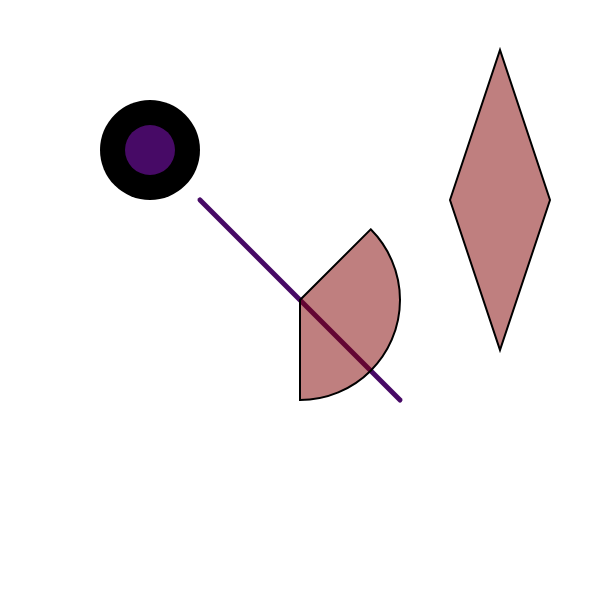
Frame 1 (no input)
Frame 60 (no input): identical to frame 1, image omitted
Frame 120 (the mouse pressed at the canvas centre since frame 60): identical to frame 1, image omitted

The p5.js sketch that drew this single still picture (run headless with seeded random() and noise() and a simulated clock; from frame 60 on, the mouse is pressed at the canvas centre):

// p5.js sketch
// ── sketch.js
function setup() {
  createCanvas(600, 600);
  colorMode(HSB, 360, 100, 100);
  angleMode(DEGREES);
}

function draw() {
  background(220);
  noStroke();
  fill('black')
  circle(150, 150, 100);
  fill(280, 90, 40);
  circle(150, 150, 50);

  strokeWeight(5);
  stroke(280, 90, 40);
  line(200, 200, 400, 400)

  stroke(0);
  strokeWeight(2);
  //alpha values are from 0-1 with 0 being completely translucent
  fill(0, 100, 50, 0.5);
  //noFill();
  arc(300, 300, 200, 200, -45, 90, PIE);

  beginShape();
  vertex(450, 200);
  vertex(500, 50);
  vertex(550, 200);
  vertex(500, 350);
  endShape(CLOSE);
}
